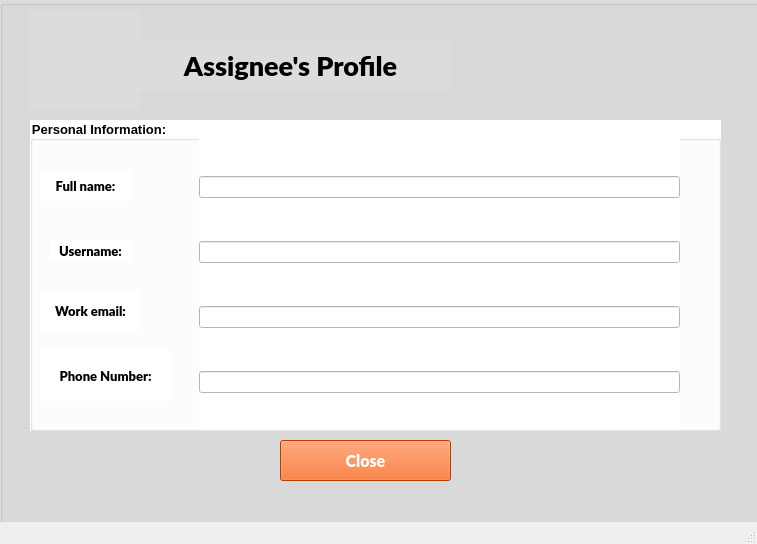
<?xml version="1.0" encoding="UTF-8"?>
<ui version="4.0">
 <class>MainWindow</class>
 <widget class="QMainWindow" name="MainWindow">
  <property name="geometry">
   <rect>
    <x>0</x>
    <y>0</y>
    <width>757</width>
    <height>544</height>
   </rect>
  </property>
  <property name="sizePolicy">
   <sizepolicy hsizetype="Fixed" vsizetype="Fixed">
    <horstretch>50</horstretch>
    <verstretch>0</verstretch>
   </sizepolicy>
  </property>
  <property name="windowTitle">
   <string>MainWindow</string>
  </property>
  <property name="styleSheet">
   <string notr="true"/>
  </property>
  <widget class="QWidget" name="centralwidget">
   <widget class="QGroupBox" name="groupBox">
    <property name="enabled">
     <bool>true</bool>
    </property>
    <property name="geometry">
     <rect>
      <x>0</x>
      <y>0</y>
      <width>1381</width>
      <height>891</height>
     </rect>
    </property>
    <property name="font">
     <font>
      <family>Rockwell</family>
      <pointsize>14</pointsize>
      <weight>75</weight>
      <bold>true</bold>
     </font>
    </property>
    <property name="styleSheet">
     <string notr="true">background-color: rgb(255, 255, 255);
color: rgb(0, 0, 0);
background-color: rgb(220, 220, 220);</string>
    </property>
    <property name="title">
     <string/>
    </property>
    <property name="alignment">
     <set>Qt::AlignCenter</set>
    </property>
    <widget class="QLabel" name="label">
     <property name="geometry">
      <rect>
       <x>130</x>
       <y>40</y>
       <width>321</width>
       <height>51</height>
      </rect>
     </property>
     <property name="font">
      <font>
       <family>Lato Black</family>
       <pointsize>20</pointsize>
       <weight>75</weight>
       <bold>true</bold>
      </font>
     </property>
     <property name="styleSheet">
      <string notr="true"/>
     </property>
     <property name="text">
      <string>Assignee's Profile</string>
     </property>
     <property name="alignment">
      <set>Qt::AlignCenter</set>
     </property>
    </widget>
    <widget class="QPushButton" name="pushButtonClose">
     <property name="geometry">
      <rect>
       <x>280</x>
       <y>440</y>
       <width>171</width>
       <height>41</height>
      </rect>
     </property>
     <property name="font">
      <font>
       <family>Lato Black</family>
       <pointsize>12</pointsize>
       <weight>75</weight>
       <bold>true</bold>
      </font>
     </property>
     <property name="styleSheet">
      <string notr="true">background-color: rgb(255, 85, 0);
color: rgb(255, 255, 255);</string>
     </property>
     <property name="text">
      <string>Close</string>
     </property>
     <property name="icon">
      <iconset>
       <normaloff>../MainWindow/images/5813683_business_management_marketing_failed_notification_icon.png</normaloff>../MainWindow/images/5813683_business_management_marketing_failed_notification_icon.png</iconset>
     </property>
    </widget>
    <widget class="QLabel" name="label_5">
     <property name="geometry">
      <rect>
       <x>29</x>
       <y>10</y>
       <width>111</width>
       <height>100</height>
      </rect>
     </property>
     <property name="text">
      <string/>
     </property>
     <property name="pixmap">
      <pixmap>../MainWindow/images/334641_developer_github_account_cat_client_icon.png</pixmap>
     </property>
     <property name="scaledContents">
      <bool>true</bool>
     </property>
    </widget>
    <widget class="QGroupBox" name="groupBox_4">
     <property name="geometry">
      <rect>
       <x>30</x>
       <y>120</y>
       <width>691</width>
       <height>311</height>
      </rect>
     </property>
     <property name="font">
      <font>
       <pointsize>10</pointsize>
       <weight>75</weight>
       <bold>true</bold>
      </font>
     </property>
     <property name="styleSheet">
      <string notr="true">background-color: rgb(207, 207, 207);
color: rgb(0, 0, 0);
background-color: rgb(255, 255, 255);</string>
     </property>
     <property name="title">
      <string>Personal Information:</string>
     </property>
     <widget class="QGroupBox" name="groupBox_5">
      <property name="geometry">
       <rect>
        <x>770</x>
        <y>-300</y>
        <width>651</width>
        <height>261</height>
       </rect>
      </property>
      <property name="title">
       <string>GroupBox</string>
      </property>
     </widget>
     <widget class="QWidget" name="verticalLayoutWidget">
      <property name="geometry">
       <rect>
        <x>169</x>
        <y>19</y>
        <width>481</width>
        <height>291</height>
       </rect>
      </property>
      <layout class="QVBoxLayout" name="verticalLayout">
       <item>
        <widget class="QLineEdit" name="lineEditFullName">
         <property name="font">
          <font>
           <italic>true</italic>
          </font>
         </property>
         <property name="styleSheet">
          <string notr="true">background-color: rgb(255, 255, 255);</string>
         </property>
         <property name="text">
          <string/>
         </property>
         <property name="echoMode">
          <enum>QLineEdit::Normal</enum>
         </property>
         <property name="placeholderText">
          <string notr="true"/>
         </property>
        </widget>
       </item>
       <item>
        <widget class="QLineEdit" name="lineEditID">
         <property name="font">
          <font>
           <italic>true</italic>
          </font>
         </property>
         <property name="styleSheet">
          <string notr="true">background-color: rgb(255, 255, 255);</string>
         </property>
         <property name="text">
          <string/>
         </property>
         <property name="placeholderText">
          <string/>
         </property>
        </widget>
       </item>
       <item>
        <widget class="QLineEdit" name="lineEditEmail">
         <property name="font">
          <font>
           <italic>true</italic>
          </font>
         </property>
         <property name="styleSheet">
          <string notr="true">background-color: rgb(255, 255, 255);</string>
         </property>
         <property name="text">
          <string/>
         </property>
         <property name="placeholderText">
          <string/>
         </property>
        </widget>
       </item>
       <item>
        <widget class="QLineEdit" name="lineEditPhone">
         <property name="font">
          <font>
           <italic>true</italic>
          </font>
         </property>
         <property name="styleSheet">
          <string notr="true">background-color: rgb(255, 255, 255);</string>
         </property>
         <property name="text">
          <string/>
         </property>
         <property name="placeholderText">
          <string/>
         </property>
        </widget>
       </item>
      </layout>
     </widget>
     <widget class="QLabel" name="label_13">
      <property name="geometry">
       <rect>
        <x>10</x>
        <y>50</y>
        <width>91</width>
        <height>31</height>
       </rect>
      </property>
      <property name="font">
       <font>
        <family>Lato Black</family>
        <pointsize>10</pointsize>
        <weight>75</weight>
        <bold>true</bold>
       </font>
      </property>
      <property name="styleSheet">
       <string notr="true"/>
      </property>
      <property name="text">
       <string>Full name:</string>
      </property>
      <property name="alignment">
       <set>Qt::AlignCenter</set>
      </property>
     </widget>
     <widget class="QLabel" name="label_14">
      <property name="geometry">
       <rect>
        <x>20</x>
        <y>120</y>
        <width>81</width>
        <height>21</height>
       </rect>
      </property>
      <property name="font">
       <font>
        <family>Lato Black</family>
        <pointsize>10</pointsize>
        <weight>75</weight>
        <bold>true</bold>
       </font>
      </property>
      <property name="styleSheet">
       <string notr="true"/>
      </property>
      <property name="text">
       <string>Username:</string>
      </property>
      <property name="alignment">
       <set>Qt::AlignCenter</set>
      </property>
     </widget>
     <widget class="QLabel" name="label_8">
      <property name="geometry">
       <rect>
        <x>10</x>
        <y>170</y>
        <width>101</width>
        <height>41</height>
       </rect>
      </property>
      <property name="font">
       <font>
        <family>Lato Black</family>
        <pointsize>10</pointsize>
        <weight>75</weight>
        <bold>true</bold>
       </font>
      </property>
      <property name="styleSheet">
       <string notr="true"/>
      </property>
      <property name="text">
       <string>Work email:</string>
      </property>
      <property name="alignment">
       <set>Qt::AlignCenter</set>
      </property>
     </widget>
     <widget class="QLabel" name="label_17">
      <property name="geometry">
       <rect>
        <x>10</x>
        <y>230</y>
        <width>131</width>
        <height>51</height>
       </rect>
      </property>
      <property name="font">
       <font>
        <family>Lato Black</family>
        <pointsize>10</pointsize>
        <weight>75</weight>
        <bold>true</bold>
       </font>
      </property>
      <property name="styleSheet">
       <string notr="true"/>
      </property>
      <property name="text">
       <string>Phone Number:</string>
      </property>
      <property name="alignment">
       <set>Qt::AlignCenter</set>
      </property>
     </widget>
    </widget>
   </widget>
  </widget>
  <widget class="QMenuBar" name="menubar">
   <property name="geometry">
    <rect>
     <x>0</x>
     <y>0</y>
     <width>757</width>
     <height>26</height>
    </rect>
   </property>
  </widget>
  <widget class="QStatusBar" name="statusbar"/>
 </widget>
 <resources/>
 <connections/>
 <designerdata>
  <property name="gridDeltaX">
   <number>10</number>
  </property>
  <property name="gridDeltaY">
   <number>10</number>
  </property>
  <property name="gridSnapX">
   <bool>true</bool>
  </property>
  <property name="gridSnapY">
   <bool>true</bool>
  </property>
  <property name="gridVisible">
   <bool>true</bool>
  </property>
 </designerdata>
</ui>
